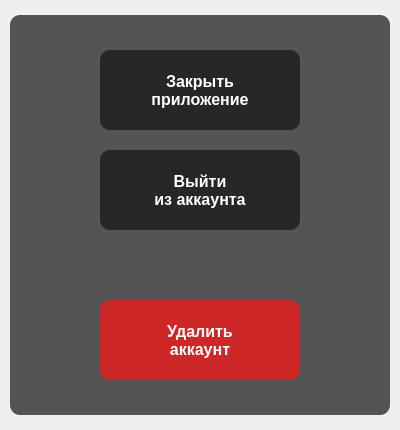
      <widget class="QWidget" name="exit">
       <attribute name="title">
        <string>Выход</string>
       </attribute>
       <layout class="QHBoxLayout" name="horizontalLayout_4">
        <property name="spacing">
         <number>0</number>
        </property>
        <property name="leftMargin">
         <number>0</number>
        </property>
        <property name="topMargin">
         <number>0</number>
        </property>
        <property name="rightMargin">
         <number>0</number>
        </property>
        <property name="bottomMargin">
         <number>0</number>
        </property>
        <item>
         <widget class="QStackedWidget" name="background_3">
          <property name="autoFillBackground">
           <bool>false</bool>
          </property>
          <property name="styleSheet">
           <string notr="true">QStackedWidget{background-image: url('C:/Users/sasak/PycharmProjects/10_class_predprof/weather-photos/background/cloudy.png'); background-repeat: no-repeat; background-position: bottom; border-radius: 10%; background-width:700}</string>
          </property>
          <widget class="QWidget" name="stackedWidgetPage1_3">
           <layout class="QGridLayout" name="gridLayout_4" rowstretch="0" columnstretch="0">
            <property name="sizeConstraint">
             <enum>QLayout::SetDefaultConstraint</enum>
            </property>
            <property name="leftMargin">
             <number>0</number>
            </property>
            <property name="topMargin">
             <number>0</number>
            </property>
            <property name="rightMargin">
             <number>0</number>
            </property>
            <property name="bottomMargin">
             <number>0</number>
            </property>
            <property name="spacing">
             <number>0</number>
            </property>
            <item row="0" column="0">
             <widget class="QGroupBox" name="groupBox_4">
              <property name="minimumSize">
               <size>
                <width>400</width>
                <height>430</height>
               </size>
              </property>
              <property name="maximumSize">
               <size>
                <width>400</width>
                <height>430</height>
               </size>
              </property>
              <property name="font">
               <font>
                <kerning>true</kerning>
               </font>
              </property>
              <property name="autoFillBackground">
               <bool>false</bool>
              </property>
              <property name="styleSheet">
               <string notr="true">QGroupBox{border:r}</string>
              </property>
              <property name="title">
               <string/>
              </property>
              <widget class="QListWidget" name="listWidget_2">
               <property name="geometry">
                <rect>
                 <x>10</x>
                 <y>15</y>
                 <width>380</width>
                 <height>400</height>
                </rect>
               </property>
               <property name="minimumSize">
                <size>
                 <width>380</width>
                 <height>400</height>
                </size>
               </property>
               <property name="maximumSize">
                <size>
                 <width>380</width>
                 <height>400</height>
                </size>
               </property>
               <property name="styleSheet">
                <string notr="true">QListWidget{ background-color: rgba(20, 20, 20, 180); border-radius: 10%;}</string>
               </property>
              </widget>
              <widget class="QPushButton" name="logout_button">
               <property name="geometry">
                <rect>
                 <x>100</x>
                 <y>150</y>
                 <width>200</width>
                 <height>80</height>
                </rect>
               </property>
               <property name="font">
                <font>
                 <pointsize>12</pointsize>
                 <weight>75</weight>
                 <bold>true</bold>
                </font>
               </property>
               <property name="styleSheet">
                <string notr="true">QPushButton{ background-color: rgba(20, 20, 20, 180); border-radius: 10%;color: white }</string>
               </property>
               <property name="text">
                <string>Выйти
из аккаунта</string>
               </property>
              </widget>
              <widget class="QPushButton" name="exit_button">
               <property name="geometry">
                <rect>
                 <x>100</x>
                 <y>50</y>
                 <width>200</width>
                 <height>80</height>
                </rect>
               </property>
               <property name="font">
                <font>
                 <pointsize>12</pointsize>
                 <weight>75</weight>
                 <bold>true</bold>
                </font>
               </property>
               <property name="styleSheet">
                <string notr="true">QPushButton{ background-color: rgba(20, 20, 20, 180); border-radius: 10%;color: white }</string>
               </property>
               <property name="text">
                <string>Закрыть
приложение</string>
               </property>
              </widget>
              <widget class="QPushButton" name="delete_acc">
               <property name="geometry">
                <rect>
                 <x>100</x>
                 <y>300</y>
                 <width>200</width>
                 <height>80</height>
                </rect>
               </property>
               <property name="font">
                <font>
                 <pointsize>12</pointsize>
                 <weight>75</weight>
                 <bold>true</bold>
                </font>
               </property>
               <property name="styleSheet">
                <string notr="true">QPushButton{ background-color: rgba(255, 20, 20, 180); border-radius: 10%;color: white }</string>
               </property>
               <property name="text">
                <string>Удалить
аккаунт</string>
               </property>
              </widget>
             </widget>
            </item>
           </layout>
          </widget>
         </widget>
        </item>
       </layout>
      </widget>
